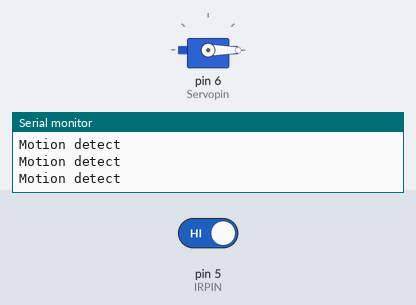
A sketch run on a simulated Arduino Uno, built with avr-gcc and run on an emulated ATmega328P. On the bench: servo, the last lines printed to the serial monitor. The inputs (shaded band) are chosen by the test bench; at power-on: pin 5 (IRPIN) HIGH.

Above: at 2.8 s.
2.9 s: pin 5 (IRPIN) driven LOW
At 4.2 s:
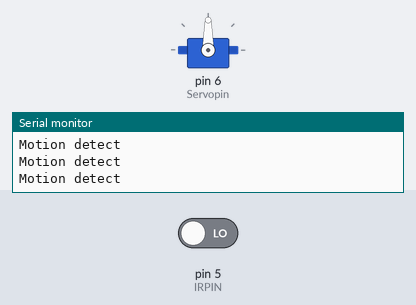
4.5 s: pin 5 (IRPIN) driven HIGH
At 6.0 s:
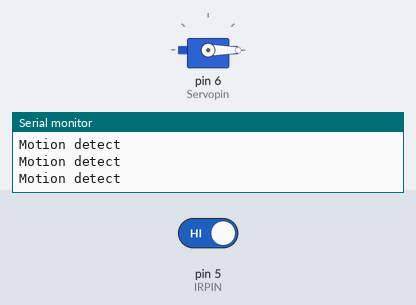
Timing chart, 0 to 7.5 s (numbered marks = the images above; inputs shaded):
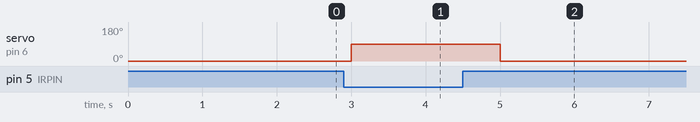

The sketch:

smart_dustpin.ino
```cpp
#include <Servo.h>
#define Servopin 6
#define IRPIN 5
Servo S;
void setup()
{
  Serial.begin(115200);
  S.attach (Servopin);
  pinMode(IRPIN,INPUT);
}
  void loop()
{
int i=digitalRead(IRPIN);
Serial.println("Motion detect");
if(i==0)
{
S.write(90);
 }
 else
 {
  S.write(0);
 }
 delay (1000);
}
```

Measured:
- after the input at 2.9 s, servo on pin 6 (Servopin): 0° → 90° after 0.10 s
- after the input at 4.5 s, servo on pin 6 (Servopin): 90° → 0° after 0.50 s
